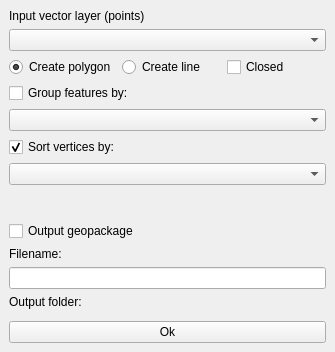
<?xml version="1.0" encoding="UTF-8"?>
<ui version="4.0">
 <class>Point2OneDockWidgetBase</class>
 <widget class="QDockWidget" name="Point2OneDockWidgetBase">
  <property name="geometry">
   <rect>
    <x>0</x>
    <y>0</y>
    <width>335</width>
    <height>352</height>
   </rect>
  </property>
  <property name="windowTitle">
   <string>Point2One</string>
  </property>
  <widget class="QWidget" name="dockWidgetContents">
   <layout class="QGridLayout" name="gridLayout">
    <item row="3" column="0">
     <widget class="QCheckBox" name="checkGroupBy">
      <property name="text">
       <string>Group features by:</string>
      </property>
     </widget>
    </item>
    <item row="8" column="0">
     <spacer name="verticalSpacer">
      <property name="orientation">
       <enum>Qt::Vertical</enum>
      </property>
      <property name="sizeHint" stdset="0">
       <size>
        <width>20</width>
        <height>40</height>
       </size>
      </property>
     </spacer>
    </item>
    <item row="12" column="0">
     <widget class="QLineEdit" name="Filename"/>
    </item>
    <item row="5" column="0">
     <widget class="QCheckBox" name="checkSortVertices">
      <property name="text">
       <string>Sort vertices by:</string>
      </property>
      <property name="checked">
       <bool>true</bool>
      </property>
     </widget>
    </item>
    <item row="15" column="0">
     <widget class="QgsFileWidget" name="output_dir"/>
    </item>
    <item row="4" column="0">
     <widget class="QgsFieldComboBox" name="GroupFeaturesBy"/>
    </item>
    <item row="17" column="0">
     <widget class="QPushButton" name="OK">
      <property name="text">
       <string>Ok</string>
      </property>
     </widget>
    </item>
    <item row="13" column="0">
     <widget class="QLabel" name="label_outputFolder">
      <property name="text">
       <string>Output folder:</string>
      </property>
     </widget>
    </item>
    <item row="11" column="0">
     <widget class="QLabel" name="label_filename">
      <property name="text">
       <string>Filename:</string>
      </property>
     </widget>
    </item>
    <item row="2" column="0">
     <layout class="QHBoxLayout" name="horizontalLayout">
      <item>
       <widget class="QRadioButton" name="create_polygon">
        <property name="text">
         <string>Create polygon</string>
        </property>
        <property name="checked">
         <bool>true</bool>
        </property>
       </widget>
      </item>
      <item>
       <widget class="QRadioButton" name="create_lines">
        <property name="text">
         <string>Create line</string>
        </property>
       </widget>
      </item>
      <item>
       <widget class="QCheckBox" name="closed">
        <property name="text">
         <string>Closed</string>
        </property>
        <property name="checked">
         <bool>false</bool>
        </property>
       </widget>
      </item>
     </layout>
    </item>
    <item row="1" column="0">
     <widget class="QgsMapLayerComboBox" name="layers"/>
    </item>
    <item row="0" column="0">
     <widget class="QLabel" name="label">
      <property name="text">
       <string>Input vector layer (points)</string>
      </property>
     </widget>
    </item>
    <item row="10" column="0">
     <widget class="QCheckBox" name="Output_geopackage">
      <property name="text">
       <string>Output geopackage</string>
      </property>
     </widget>
    </item>
    <item row="6" column="0">
     <widget class="QgsFieldComboBox" name="SortVerticesBy"/>
    </item>
   </layout>
  </widget>
 </widget>
 <customwidgets>
  <customwidget>
   <class>QgsFieldComboBox</class>
   <extends>QComboBox</extends>
   <header>qgsfieldcombobox.h</header>
  </customwidget>
  <customwidget>
   <class>QgsFileWidget</class>
   <extends>QWidget</extends>
   <header>qgsfilewidget.h</header>
  </customwidget>
  <customwidget>
   <class>QgsMapLayerComboBox</class>
   <extends>QComboBox</extends>
   <header>qgsmaplayercombobox.h</header>
  </customwidget>
 </customwidgets>
 <resources/>
 <connections/>
</ui>
